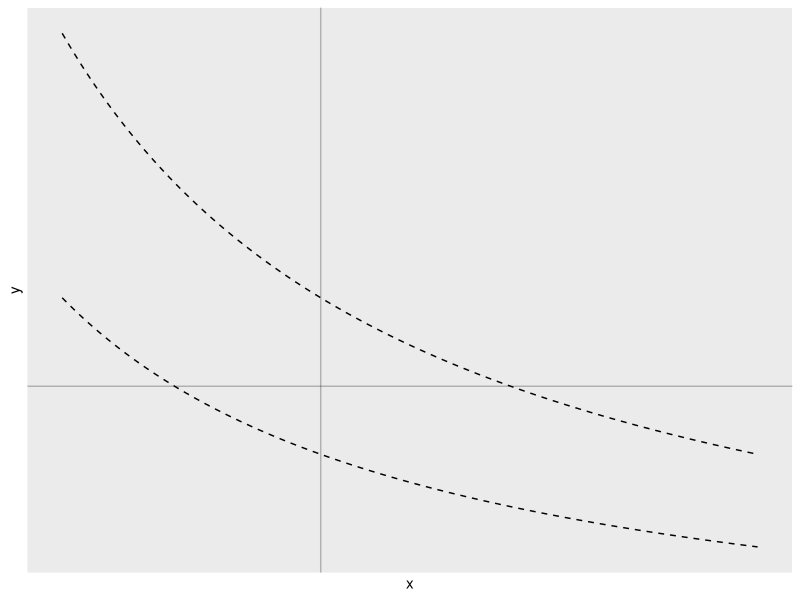

Reproduce this figure in R.
library(ggplot2)
library(dplyr)

# plot circle
circle <- function(angle, band=1.3) {
    x <- band ^ angle
    y0 <- band / x
    y1 <- (1/band) / x

    # y0 <- min(y0, band)
    # y1 <- max(y1, 1/band)

    matrix(c(x, x, y0, y1), 2)
}
angle <- seq(-2, 2, length = 101)
circle_df <- lapply(angle, circle)
circle_df <- do.call(rbind, circle_df)
circle_df <- data.frame(circle_df)
names(circle_df) <- c("x", "y")
circle_df <- circle_df %>%
    mutate(band = rep(c("upper", "lower"), length(angle))) %>%
    filter(!is.nan(y))

# generate point
point <- c(rnorm(1, .9, .45),
           rnorm(1, 2.15, .45))

calc_distance <- function(point) {
    x <- point[1]
    y <- point[2]

    (circle_df$x - x) ^ 2 + (circle_df$y - y) ^ 2
}

n_top <- 20
distances <- calc_distance(point)
closest_ind <- order(distances)[seq(n_top)]
closest_df <- circle_df[closest_ind, ] %>%
    mutate(xend = point[1]) %>%
    mutate(yend = point[2]) %>%
    mutate(distance = distances[closest_ind])

ggplot(circle_df, aes(x, y)) +
    geom_path(aes(group=band), linetype="dashed") +
    geom_hline(aes(yintercept=1), alpha=.25) +
    geom_vline(aes(xintercept=1), alpha=.25) +
    scale_x_continuous(breaks = round(as.numeric(unlist(options()$trades_threshold)), 2)) +
    scale_y_continuous(breaks = round(as.numeric(unlist(options()$trades_threshold)), 2)) +
    theme(panel.grid.minor = element_blank())
    # scale_y_log10() +
    # scale_x_log10()
# + geom_point(data = data.frame(x = point[1],
#                                  y = point[2]),
#                aes(x, y)) +
#     geom_segment(data = closest_df, aes(x=x, y=y, xend=xend, yend=yend, alpha = 1/distance)) +
#     theme_bw() +
#     theme(legend.position = "none")
